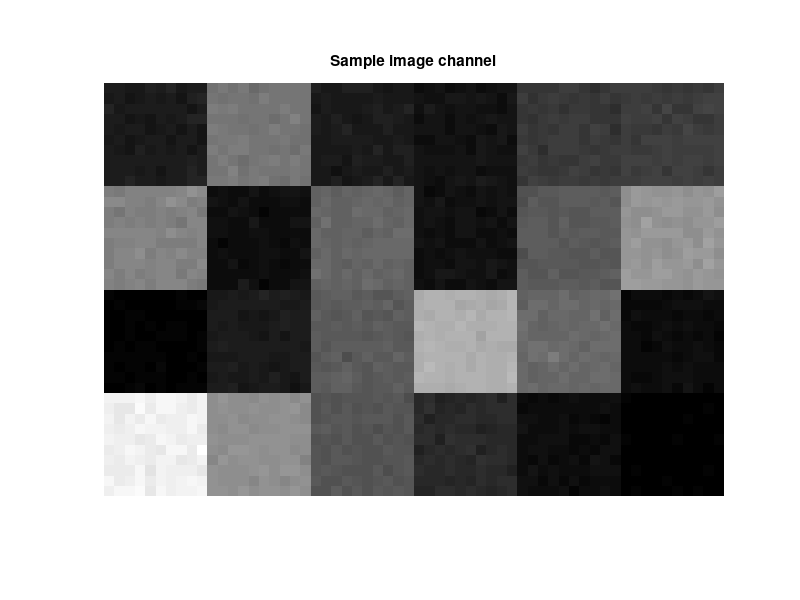

Write the MATLAB code that produced this figure. (Note: this script raises an error after producing the figure.)
close all;
clear all;
clc;

% Choose the number of basis functions
nBasis = 6;
averageError = 0.001;

%% Load data

% Wavelength sampling vector.
load('./Data/wave.mat');
% Camera matrix which represents the joint effects of the camera quantum
% efficiency and the external illumination.
load('./Data/camera.mat');
% Macbeth reflectance basis functions.
load('./Data/reflBasis.mat');
% Sample image data corrected for camera offset (dark voltage) and
% non-uniform illumination. Pixel values are therefore linear functions of
% the reflectance (which we are estimating).
load('./Data/macbethImage.mat');

reflBasis = reflBasis(:,1:nBasis);

deltaL = wave(2) - wave(1);
nWaves = length(wave);

camera = camera*deltaL;

figure;
imshow(Img(:,:,5),[]);
title('Sample image channel');

h = size(Img,1);
w = size(Img,2);
nChannels = size(Img,3);


%% Solve spectral smoothness constraint only
%  This is a least-squares problem that can be solved quite efficiently
%  with Matlab functions.
alpha = 0.1;


tic
XlsCvx = spectralEstCVX(Img, camera, reflBasis, alpha, 0, 0);
tlsCvx = toc;


tic;
Rlambda = [eye(nWaves-1) zeros(nWaves-1,1)] - [zeros(nWaves-1,1) eye(nWaves-1)];
measVals = reshape(Img,h*w,nChannels)';

mhat = [measVals; zeros(nWaves-1,size(measVals,2))];
Aalpha = [camera*reflBasis; sqrt(alpha)*Rlambda*reflBasis];
Xls = Aalpha\mhat;
Xls = reshape(Xls',[h w nBasis]);
tls = toc;



%% Spectral smoothness + box constraint
alpha = 0.1;
beta = 0;
gamma = 1;

tic
XBoxCvx = spectralEstCVX(Img, camera, reflBasis, alpha, beta, gamma);
tBoxCvx = toc;

tstart = tic;
[ XBoxAdmm, histBox ] = spectralEstADMM( Img, camera, reflBasis, alpha, beta, gamma,...
    'maxIter',1000,...
    'verbose',true,...
    'reference',XBoxCvx,...
    'tolConv',averageError*(h*w));
tBoxAdmm = toc(tstart);

%% Spectral and spatial smoothness
alpha = 0.1;
beta = 0.1;
gamma = 0;

tic
XSpatialCvx = spectralEstCVX(Img, camera, reflBasis, alpha, beta, gamma);
tSpatialCvx = toc;


tstart = tic;
[ XSpatialAdmm, histSpatial ] = spectralEstADMM( Img, camera, reflBasis, alpha, beta, gamma,...
    'maxIter',1000,...
    'verbose',true,...
    'reference',XSpatialCvx,...
    'tolConv',averageError*(h*w));
tSpatialAdmm = toc(tstart);

%% Spectral and spatial smoothness + box
alpha = 0.1;
beta = 0.1;
gamma = 1;

tic
XBoxSpatialCvx = spectralEstCVX(Img, camera, reflBasis, alpha, beta, gamma);
tBoxSpatialCvx = toc;

tstart = tic;
[ XBoxSpatialAdmm, histBoxSpatial ] = spectralEstADMM( Img, camera, reflBasis, alpha, beta, gamma,...
    'maxIter',1000,...
    'verbose',true,...
    'reference',XSpatialCvx,...
    'tolConv',averageError*(h*w));
tBoxSpatialAdmm = toc(tstart);

% Timing results
fprintf('Spectrally smooth (least-squares):            %f sec.\n',tls);
fprintf('Spectrally smooth + box (ADMM):               %f sec\n',tBoxAdmm);
fprintf('Spectrally and spatially smooth (ADMM):       %f sec\n',tSpatialAdmm);
fprintf('Spectrally and spatially smooth + Box (ADMM): %f sec\n',tBoxSpatialAdmm);

save('./Results/macbethResults.mat','tBoxAdmm','histBox','tSpatialAdmm','histSpatial','tBoxSpatialAdmm','histBoxSpatial',...
                'tBoxCvx','tSpatialCvx','tBoxSpatialCvx','tlsCvx','tls');
